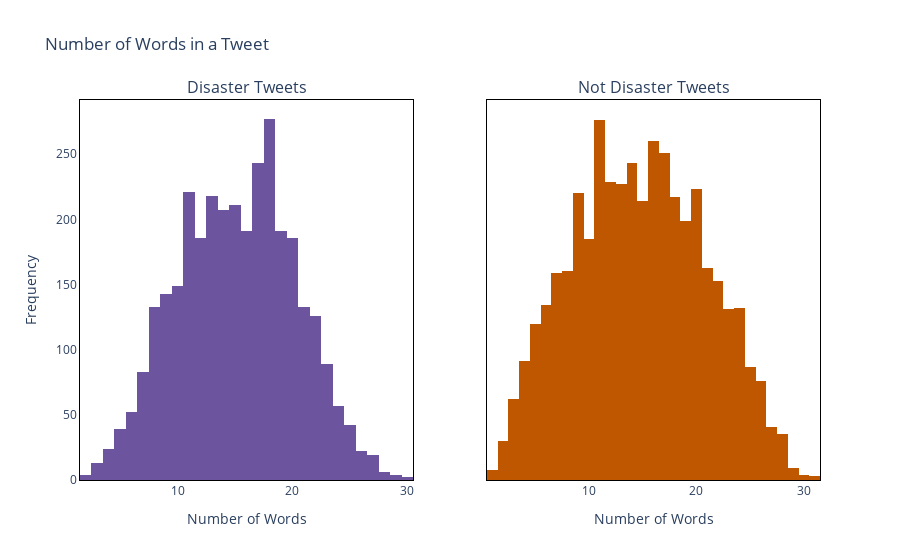

Write notebook code for a chart like this one.
### Code cell
# Create subplots with one row and two columns
fig = sp.make_subplots(rows=1, cols=2, subplot_titles=['Disaster Tweets', 'Not Disaster Tweets'],
                       shared_yaxes=True)

# Disaster tweets
tweet_len_words_disaster = tweet[tweet['target'] == 1]['text'].str.split().map(lambda x: len(x))
fig.add_trace(go.Histogram(x=tweet_len_words_disaster, marker_color=violet), row=1, col=1)

# Not disaster tweets
tweet_len_words_not_disaster = tweet[tweet['target'] == 0]['text'].str.split().map(lambda x: len(x))
fig.add_trace(go.Histogram(x=tweet_len_words_not_disaster, marker_color=dark_orange), row=1, col=2)

# Update layout with titles and labels
fig.update_layout(
    title='Number of Words in a Tweet',
    xaxis=dict(title='Number of Words'),
    yaxis=dict(title='Frequency'),
    xaxis2=dict(title='Number of Words'),
    showlegend=False,  # Hide legend for individual clarity
    plot_bgcolor='white',
    paper_bgcolor='white'  # Set the paper background to white
)

# Update axis appearance
fig.update_xaxes(showline=True, linewidth=1, linecolor='black', mirror=True)
fig.update_yaxes(showline=True, linewidth=1, linecolor='black', mirror=True)

# Show the plot
fig.show()

### Figure 1 — Plotly figure (JSON) as saved in the notebook; plotly's stock layout.template omitted (floating-point values rounded to 4 significant figures; data arrays with more than 128 entries replaced by an {"elided": "..."} marker saying what was removed)
{"data": [{"marker": {"color": "rgb(108, 84, 158)"}, "type": "histogram", "x": {"elided": "3271 int values"}, "xaxis": "x", "yaxis": "y"}, {"marker": {"color": "rgb(191, 87, 0)"}, "type": "histogram", "x": {"elided": "4342 int values"}, "xaxis": "x2", "yaxis": "y2"}], "layout": {"annotations": [{"font": {"size": 16}, "showarrow": false, "text": "Disaster Tweets", "x": 0.225, "xanchor": "center", "xref": "paper", "y": 1, "yanchor": "bottom", "yref": "paper"}, {"font": {"size": 16}, "showarrow": false, "text": "Not Disaster Tweets", "x": 0.775, "xanchor": "center", "xref": "paper", "y": 1, "yanchor": "bottom", "yref": "paper"}], "paper_bgcolor": "white", "plot_bgcolor": "white", "showlegend": false, "title": {"text": "Number of Words in a Tweet"}, "xaxis": {"anchor": "y", "domain": [0, 0.45], "linecolor": "black", "linewidth": 1, "mirror": true, "showline": true, "title": {"text": "Number of Words"}}, "xaxis2": {"anchor": "y2", "domain": [0.55, 1], "linecolor": "black", "linewidth": 1, "mirror": true, "showline": true, "title": {"text": "Number of Words"}}, "yaxis": {"anchor": "x", "domain": [0, 1], "linecolor": "black", "linewidth": 1, "mirror": true, "showline": true, "title": {"text": "Frequency"}}, "yaxis2": {"anchor": "x2", "domain": [0, 1], "linecolor": "black", "linewidth": 1, "matches": "y", "mirror": true, "showline": true, "showticklabels": false}}}
